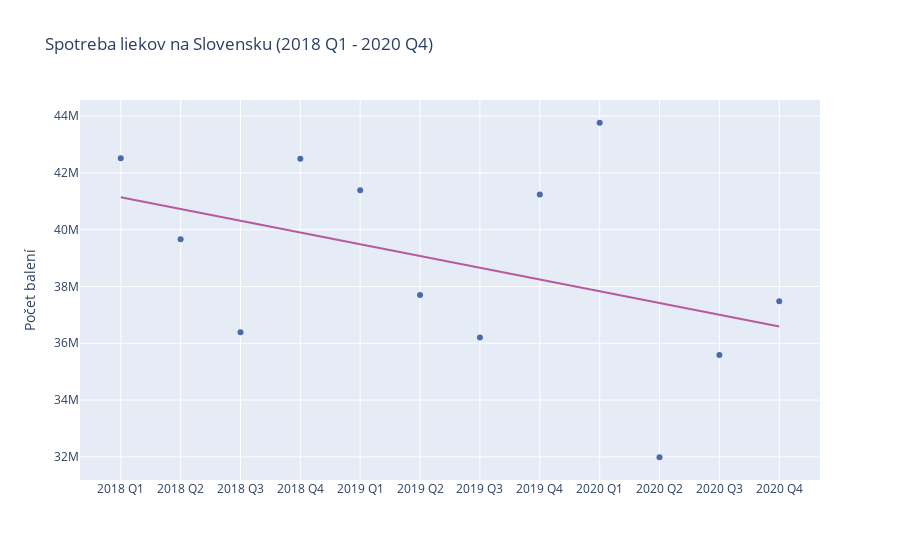

The notebook cell this image was saved under:
### Code cell
modra = '#4B6AAB'
zelena = '#73B5AB'
zlta = '#F1C75B'
oranzova = '#D8764C'
ruzova = '#B75B9E'
fig = go.Figure()
fig.add_trace(go.Scatter(x=[f'{i} {j}' for i in range(2018,2021) for j in ('Q1','Q2','Q3','Q4')], y=long_tab['pocet'],mode='markers', marker_color=modra))
fig.add_trace(go.Scatter(x=[f'{i} {j}' for i in range(2018,2021) for j in ('Q1','Q2','Q3','Q4')], y= y_pred, mode='lines', marker_color=ruzova))
fig.update_layout(
    title="Spotreba liekov na Slovensku (2018 Q1 - 2020 Q4)",
    yaxis_title="Počet balení")
fig.update_layout(showlegend=False)
fig.show()

### Figure 1 — Plotly figure (JSON) as saved in the notebook; plotly's stock layout.template omitted (floating-point values rounded to 4 significant figures)
{"data": [{"marker": {"color": "#4B6AAB"}, "mode": "markers", "type": "scatter", "x": ["2018 Q1", "2018 Q2", "2018 Q3", "2018 Q4", "2019 Q1", "2019 Q2", "2019 Q3", "2019 Q4", "2020 Q1", "2020 Q2", "2020 Q3", "2020 Q4"], "y": [42510000.0, 39670000.0, 36380000.0, 42500000.0, 41390000.0, 37700000.0, 36200000.0, 41240000.0, 43770000.0, 31990000.0, 35590000.0, 37480000.0]}, {"marker": {"color": "#B75B9E"}, "mode": "lines", "type": "scatter", "x": ["2018 Q1", "2018 Q2", "2018 Q3", "2018 Q4", "2019 Q1", "2019 Q2", "2019 Q3", "2019 Q4", "2020 Q1", "2020 Q2", "2020 Q3", "2020 Q4"], "y": [41150000.0, 40730000.0, 40320000.0, 39900000.0, 39490000.0, 39080000.0, 38660000.0, 38250000.0, 37830000.0, 37420000.0, 37010000.0, 36590000.0]}], "layout": {"showlegend": false, "title": {"text": "Spotreba liekov na Slovensku (2018 Q1 - 2020 Q4)"}, "yaxis": {"title": {"text": "Počet balení"}}}}
